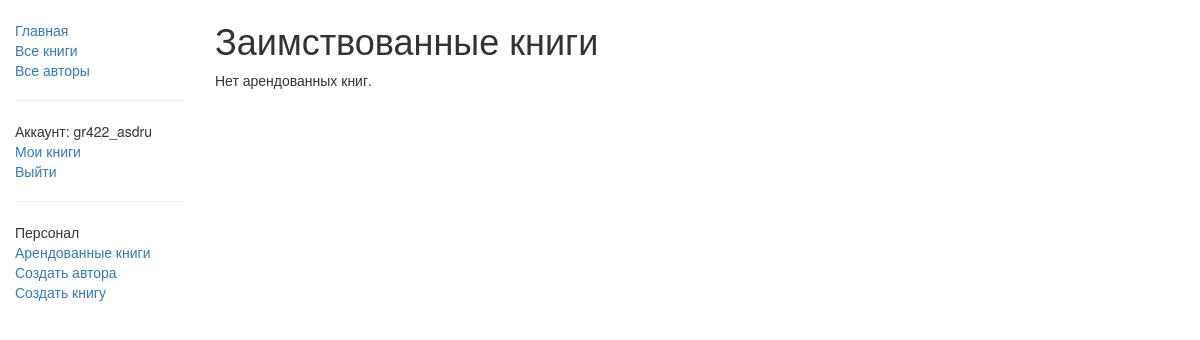
Before: /catalog/mybooks/ (signed in) with the older database file.
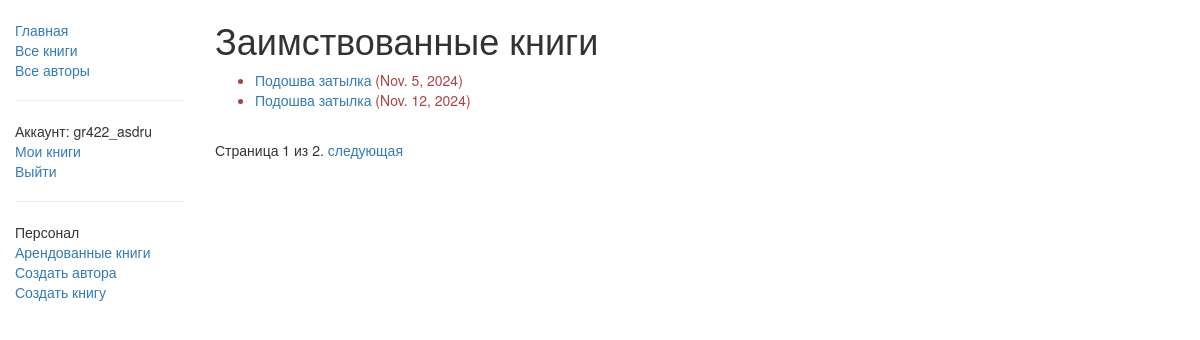
After: the same page with the newer database file.
### catalog/models.py (models this page shows, shortened)
class BookInstance(models.Model):
    id = models.UUIDField(primary_key=True, default=uuid.uuid4, help_text="Уникальный идентификатор для этой конкретной книги во всей библиотеке")
    book = models.ForeignKey('Book', on_delete=models.SET_NULL, null=True)
    imprint = models.CharField(max_length=200)
    due_back = models.DateField(null=True, blank=True)
    borrower = models.ForeignKey(User, on_delete=models.SET_NULL, null=True, blank=True)
    @property
    def is_overdue(self):
        if self.due_back and date.today() > self.due_back:
            return True
        return False
    LOAN_STATUS = (
        ('m', 'Обслуживание'),
        ('o', 'Аренда'),
        ('a', 'Доступен'),
        ('r', 'Зарезервирован'),
    )
    status = models.CharField(max_length=1, choices=LOAN_STATUS, blank=True, default='п', help_text='Доступность книги')
    class Meta:
        ordering = ["due_back"]
        permissions = (("can_mark_returned", "Set book as returned"),)

class Book(models.Model):
    DoesNotExist = None
    objects = None
    title = models.CharField(max_length=200)
    author = models.ForeignKey('Author', on_delete=models.SET_NULL, null=True)
    summary = models.TextField(max_length=1000, help_text="Введите краткое описание книги")
    isbn = models.CharField('ISBN',max_length=13, help_text='13 Символов <a href="https://www.isbn-international.org/content/what-isbn">ISBN номер</a>')
    genre = models.ManyToManyField('Genre', help_text="Выберите жанр для этой книги")
    def display_genre(self):
        """
        Creates a string for the Genre. This is required to display genre in Admin.
        """
        return ', '.join([ genre.name for genre in self.genre.all()[:3] ])
    display_genre.short_description = 'Genre'

### catalog/views.py (the view)
class LoanedBooksByUserListView(LoginRequiredMixin,generic.ListView):
    model = BookInstance
    template_name ='catalog/bookinstance_list_borrowed_user.html'
    paginate_by = 2
    def get_queryset(self):
        return BookInstance.objects.filter(borrower=self.request.user).filter(status__exact='o').order_by('due_back')

### catalog/templates/catalog/bookinstance_list_borrowed_user.html
{% extends "base_generic.html" %}
{% block content %}
    <h1>Заимствованные книги</h1>
    {% if bookinstance_list %}
    <ul>
      {% for bookinst in bookinstance_list %}
      <li class="{% if bookinst.is_overdue %}text-danger{% endif %}">
        <a href="{% url 'book-detail' bookinst.book.pk %}">{{bookinst.book.title}}</a> ({{ bookinst.due_back }})
      </li>
      {% endfor %}
    </ul>
    {% else %}
      <p>Нет арендованных книг.</p>
    {% endif %}
{% endblock %}

### catalog/templates/base_generic.html (shortened to what this page needs)
<!doctype html>
<html lang="en">
  <head>
    <link
      rel="stylesheet"
      href="https://maxcdn.bootstrapcdn.com/bootstrap/3.3.7/css/bootstrap.min.css" />
    {% load static %}
    <link rel="stylesheet" href="{% static 'css/styles.css' %}" />
  </head>
  <body>
  <div class="container-fluid mt-3">
      <div class="row">
          <div class="col-sm-2">
              {% block sidebar %}
              <ul class="sidebar-nav">
                  <li><a href="{% url 'index' %}">Главная</a></li>
                  <li><a href="{% url 'books' %}">Все книги</a></li>
                  <li><a href="{% url 'authors' %}">Все авторы</a></li>
                  {% if user.is_authenticated %}
                  <hr>
                    <li class="mt-4">Аккаунт: <span class="text-secondary">{{ user.get_username }}</span></li>
                    <li><a href="{% url 'my-borrowed' %}">Мои книги</a></li>
                    <li><a href="{% url 'logout'%}?next={{request.path}}">Выйти</a></li>
                  {% else %}
                    <li class="mt-4"><a href="{% url 'login'%}?next={{request.path}}">Войти</a></li>
                  {% endif %}
                  {% if perms.catalog.can_mark_returned %}
                    <hr>
                    <li>Персонал</li>
                    <li><a href="{% url 'all-borrowed' %}">Арендованные книги</a></li>
                    <li><a href="{% url 'author_create' %}">Создать автора</a></li>
                    <li><a href="{% url 'book_create' %}">Создать книгу</a></li>
                  {% endif %}
              </ul>
              {% endblock %}
          </div>
          <div class="col-sm-10">{% block content %}{% endblock %}
              {% block pagination %}
              {% if is_paginated %}
              <div class="pagination">
                <span class="page-links">
                  <span class="page-current">
                    Страница {{ page_obj.number }} из {{ page_obj.paginator.num_pages }}.
                  </span>
                  {% if page_obj.has_next %}
                    <a href="{{ request.path }}?page={{ page_obj.next_page_number }}">следующая</a>
                  {% endif %}
                </span>
              </div>
              {% endif %}
              {% endblock %}
          </div>
      </div>
  </div>
  </body>
</html>

Changed rows visible on the page:
now on this page (row edited): BookInstance: book "Подошва затылка", due_back "Nov. 5, 2024"
added BookInstance: book "Подошва затылка", due_back "Nov. 12, 2024"
Other visible differences:
{{ page_obj.number }}: (not shown) → "1"
{{ page_obj.paginator.num_pages }}: (not shown) → "2"
text no longer shown: "Нет арендованных книг."
text now shown: "Страница из . следующая"
